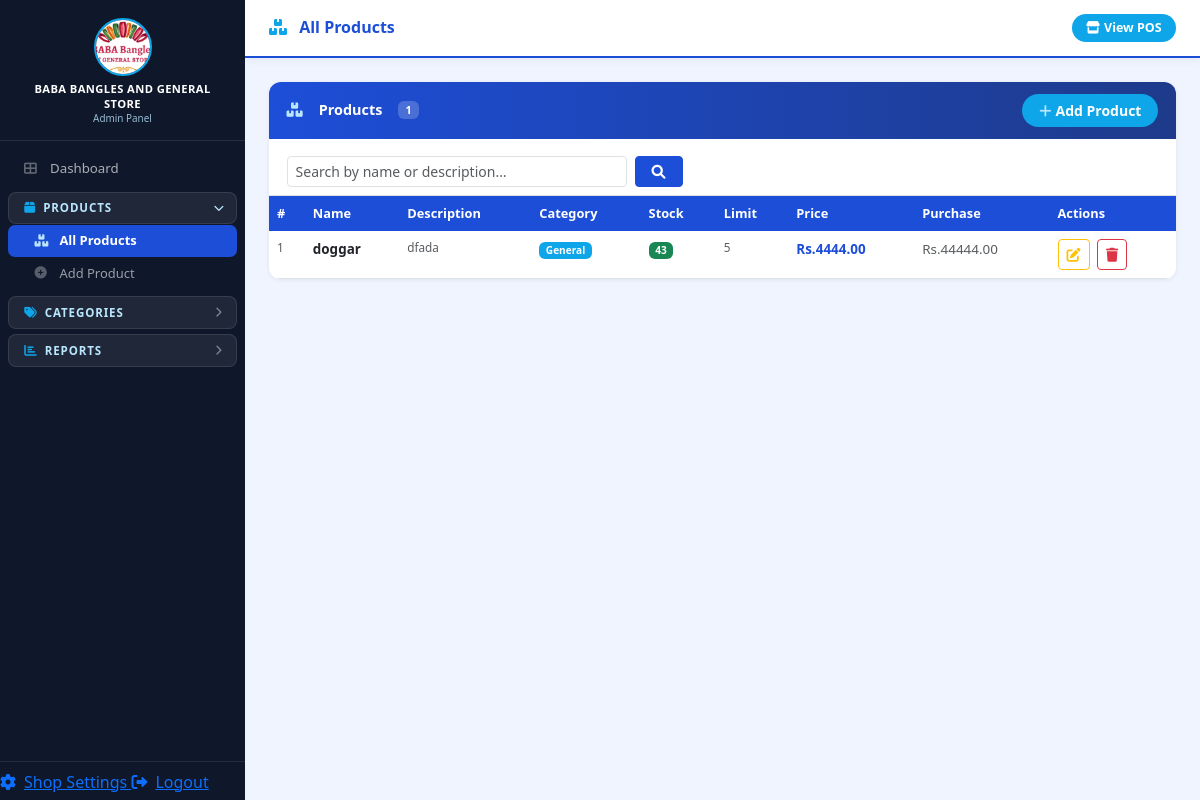
Screenshot of /admin/products (signed in) with the database file from the repository.
### exe.py (models this page shows)
class ShopSettings(db.Model):
    id             = db.Column(db.Integer, primary_key=True)
    shop_name      = db.Column(db.String(200), default='Bookshop')
    address        = db.Column(db.String(300), default='')
    contact1_name  = db.Column(db.String(100), default='')
    contact1_phone = db.Column(db.String(50),  default='')
    contact2_name  = db.Column(db.String(100), default='')
    contact2_phone = db.Column(db.String(50),  default='')
    bill_note      = db.Column(db.Text,         default='')
    color_scheme   = db.Column(db.String(20),   default='blue')

class Product(db.Model):
    id              = db.Column(db.Integer, primary_key=True)
    name            = db.Column(db.String(100), nullable=False, index=True)
    description     = db.Column(db.Text, default='')
    category_id     = db.Column(db.Integer, db.ForeignKey('category.id'),
                                nullable=False, index=True)
    quantity        = db.Column(db.Integer, default=0, index=True)
    price           = db.Column(db.Float, nullable=False)
    purchase_price  = db.Column(db.Float, nullable=True)
    discount        = db.Column(db.Float, default=0)
    low_stock_limit = db.Column(db.Integer, default=5)
    category        = db.relationship('Category', backref='products')
    __table_args__  = (
        db.UniqueConstraint('name', 'category_id', name='unique_name_category'),
    )

class Category(db.Model):
    id   = db.Column(db.Integer, primary_key=True)
    name = db.Column(db.String(50), unique=True, nullable=False, index=True)

### exe.py (the view)
@app.route('/admin/products')
def admin_products():
    guard = admin_required()
    if guard: return guard
    q    = request.args.get('q', '').strip()
    page = request.args.get('page', 1, type=int)
    base = Product.query.options(joinedload(Product.category)).join(Category)
    if q:
        base = base.filter(Product.name.contains(q) | Product.description.contains(q))
    base = base.order_by(Product.name)
    products, total_pages, total_count, page = _paginate(base, page)
    return render_template('admin/products.html',
        products=products, q=q, page=page,
        total_pages=total_pages, total_count=total_count)

### exe.py (called while the page is built)
@event.listens_for(Engine, "connect")
def _set_sqlite_pragmas(dbapi_conn, _rec):
    if not isinstance(dbapi_conn, sqlite3.Connection):
        return
    cur = dbapi_conn.cursor()
    cur.execute("PRAGMA journal_mode=WAL")       # concurrent reads during write
    cur.execute("PRAGMA synchronous=NORMAL")      # safe but faster than FULL
    cur.execute("PRAGMA cache_size=-65536")       # 64 MB page cache
    cur.execute("PRAGMA temp_store=MEMORY")       # temp tables in RAM
    cur.execute("PRAGMA mmap_size=268435456")     # 256 MB memory-mapped I/O
    cur.execute("PRAGMA foreign_keys=ON")
    cur.close()

@app.context_processor
def inject_globals():
    s = ShopSettings.query.first()
    return {'shop_settings': s, 'color_scheme': s.color_scheme if s else 'blue'}

def admin_required():
    if 'admin_logged_in' not in session:
        return redirect('/admin/login')

def _paginate(query, page):
    total = query.count()
    pages = max(1, (total + PER_PAGE - 1) // PER_PAGE)
    page  = max(1, min(page, pages))
    items = query.limit(PER_PAGE).offset((page - 1) * PER_PAGE).all()
    return items, pages, total, page

### templates/admin/products.html (shortened to what this page needs)
{% extends "admin/base.html" %}
{% block page_icon %}fas fa-boxes{% endblock %}
{% block page_title %}All Products{% endblock %}
{% block content %}
<div class="admin-card">
    <div class="card-head d-flex align-items-center">
        <i class="fas fa-boxes me-2"></i>Products
        <span class="ms-2 badge" style="background:rgba(255,255,255,.2);">{{ total_count }}</span>
        <a href="/admin/add" class="ms-auto btn btn-sm"
           style="background:var(--s);color:#fff;font-weight:700;border-radius:20px;padding:.3rem 1rem;">
            <i class="fas fa-plus me-1"></i>Add Product
        </a>
    </div>
    <div class="card-body pb-2 border-bottom">
        <form method="GET" class="d-flex gap-2">
            <input type="text" name="q" class="form-control form-control-sm"
                   placeholder="Search by name or description…" value="{{ q }}" style="max-width:340px;">
            <button class="btn btn-sm btn-primary px-3"><i class="fas fa-search"></i></button>
        </form>
    </div>
    <div class="card-body p-0">
        <div class="table-responsive">
            <table class="table table-hover mb-0" style="font-size:.84rem;">
                <thead>
                    <tr><th>#</th><th>Name</th><th>Description</th><th>Category</th>
                        <th>Stock</th><th>Limit</th><th>Price</th><th>Purchase</th><th>Actions</th></tr>
                </thead>
                <tbody>
                {% for p in products %}
                <tr >
                    <td class="text-muted small">{{ (page-1)*50 + loop.index }}</td>
                    <td class="fw-semibold">{{ p.name }}</td>
                    <td class="text-muted small" style="max-width:160px;overflow:hidden;text-overflow:ellipsis;white-space:nowrap;">
                        {{ p.description or '—' }}</td>
                    <td><span class="badge badge-cat">{{ p.category.name }}</span></td>
                    <td>
                        {% if p.quantity == 0 %}<span class="badge bg-danger">Out</span>
                        {% elif p.quantity < (p.low_stock_limit or 5) %}
                        <span class="badge bg-warning text-dark"><i class="fas fa-exclamation-triangle me-1"></i>{{ p.quantity }}</span>
                        {% else %}<span class="badge bg-success">{{ p.quantity }}</span>{% endif %}
                    </td>
                    <td class="text-muted small">{{ p.low_stock_limit or 5 }}</td>
                    <td style="color:var(--p);font-weight:700;">Rs.{{ "%.2f"|format(p.price) }}</td>
                    <td class="text-muted">{% if p.purchase_price %}Rs.{{ "%.2f"|format(p.purchase_price) }}{% else %}—{% endif %}</td>
                    <td>
                        <a href="/admin/update/{{ p.id }}" class="btn btn-sm btn-outline-warning me-1"><i class="fas fa-edit"></i></a>
                        <form method="POST" action="/admin/delete/{{ p.id }}" class="d-inline"
                              onsubmit="return confirm('Delete {{ p.name }}?')">
                            <button class="btn btn-sm btn-outline-danger"><i class="fas fa-trash"></i></button>
                        </form>
                    </td>
                </tr>
                {% else %}
                <tr><td colspan="9" class="text-center text-muted py-5">
                    No products{% if q %} matching "{{ q }}"{% endif %}.
                    <a href="/admin/add">Add one →</a></td></tr>
                {% endfor %}
                </tbody>
            </table>
        </div>
    </div>
</div>
{% endblock %}

### templates/admin/base.html (shortened to what this page needs)
<!DOCTYPE html>
<html lang="en">
<head>
    <link href="https://cdn.jsdelivr.net/npm/bootstrap@5.3.0/dist/css/bootstrap.min.css" rel="stylesheet">
    <link href="https://cdnjs.cloudflare.com/ajax/libs/font-awesome/6.0.0/css/all.min.css" rel="stylesheet">
</head>
<body>
{% set ap = request.path %}
{% set sec_products   = ap in ['/admin/products','/admin/add'] or ap.startswith('/admin/update') %}
{% set sec_categories = ap in ['/admin/categories','/admin/add_category'] or ap.startswith('/admin/update_category') %}
{% set sec_reports    = ap in ['/admin/sales','/admin/stock_in','/admin/stock_out','/admin/stock_report','/admin/lowstock'] %}
{% set sec_settings   = ap == '/admin/settings' %}
<aside class="sidebar">
    <div class="sidebar-brand">
        <img src="{{ url_for('static', filename='images/logo.jpeg') }}" alt="Logo">
        <div class="brand-name">{{ shop_settings.shop_name if shop_settings else 'POS' }}</div>
        <div class="brand-sub">Admin Panel</div>
    </div>
    <nav class="sidebar-nav">
        <a href="/admin/" class="solo-link {{ 'active' if ap in ['/admin/','/admin'] else '' }}">
            <i class="fas fa-th-large me-2"></i>Dashboard
        </a>
        <div class="nav-group">
            <div class="nav-group-btn {{ 'open' if sec_products else '' }}" data-target="nav-products">
                <span><i class="fas fa-box grp-icon"></i>Products</span>
                <i class="fas fa-chevron-right chevron"></i>
            </div>
            <div class="nav-group-items {{ 'open' if sec_products else '' }}" id="nav-products">
                <a href="/admin/products" class="{{ 'active' if ap == '/admin/products' else '' }}">
                    <i class="fas fa-boxes me-2"></i>All Products
                </a>
                <a href="/admin/add" class="{{ 'active' if ap == '/admin/add' else '' }}">
                    <i class="fas fa-plus-circle me-2"></i>Add Product
                </a>
            </div>
        </div>
        <div class="nav-group">
            <div class="nav-group-btn {{ 'open' if sec_categories else '' }}" data-target="nav-categories">
                <span><i class="fas fa-tags grp-icon"></i>Categories</span>
                <i class="fas fa-chevron-right chevron"></i>
            </div>
        </div>
        <div class="nav-group">
            <div class="nav-group-btn {{ 'open' if sec_reports else '' }}" data-target="nav-reports">
                <span><i class="fas fa-chart-bar grp-icon"></i>Reports</span>
                <i class="fas fa-chevron-right chevron"></i>
            </div>
        </div>
    </nav>
    <div class="sidebar-footer">
        <a href="/admin/settings" class="solo-link {{ 'active' if sec_settings else '' }}">
            <i class="fas fa-cog me-2"></i>Shop Settings
        </a>
        <a href="/admin/logout" class="solo-link">
            <i class="fas fa-sign-out-alt me-2"></i>Logout
        </a>
    </div>
</aside>
<div class="main-wrap">
    <div class="topbar">
        <h1 class="topbar-title">
            <i class="{% block page_icon %}fas fa-th-large{% endblock %} me-2"></i>
            {% block page_title %}Dashboard{% endblock %}
        </h1>
        <a href="/" target="_blank" class="btn btn-pos">
            <i class="fas fa-store me-1"></i>View POS
        </a>
    </div>
    <div class="content-area">
        {% block content %}{% endblock %}
    </div>
</div>
</body>
</html>

### templates/admin/base.html (style rules this page uses)
:root { --p:#1D4ED8;--pd:#1E3A8A;--s:#0EA5E9;--sl:#BAE6FD;--sb:#0F172A;--bg:#F0F4FF; }
* { box-sizing:border-box; }
body { background:var(--bg);margin:0;font-family:'Segoe UI',sans-serif; }
.sidebar { position:fixed;top:0;left:0;width:245px;height:100vh; background:var(--sb);display:flex;flex-direction:column;z-index:200;overflow-y:auto; }
.sidebar-brand { padding:1.1rem 1rem .9rem;border-bottom:1px solid rgba(255,255,255,.1);text-align:center; }
.sidebar-brand img { height:58px;width:58px;border-radius:50%;object-fit:cover;border:2px solid var(--s); }
.brand-name { color:#fff;font-size:.7rem;font-weight:700;margin-top:.4rem; text-transform:uppercase;letter-spacing:.4px;line-height:1.3; }
.brand-sub { color:var(--sl);font-size:.62rem;opacity:.8; }
.sidebar-nav { padding:.6rem 0 .5rem;flex:1; }
.sidebar-nav .solo-link { display:flex;align-items:center;color:rgba(255,255,255,.65); padding:.44rem .9rem .44rem 1rem;margin:1px 8px;border-radius:8px; font-size:.83rem;text-decoration:none;transition:all .15s; }
.sidebar-nav .solo-link i { width:18px;font-size:.8rem;color:rgba(255,255,255,.35);transition:color .15s; }
.nav-group { margin:.35rem 8px 2px; }
.nav-group-btn { display:flex;align-items:center;justify-content:space-between; padding:.42rem .85rem .42rem .95rem;border-radius:8px;cursor:pointer; background:rgba(255,255,255,.07);border:1px solid rgba(255,255,255,.1); color:var(--sl);font-size:.72rem;font-weight:800;text-transform:uppercase; letter-spacing:.9px;user-select:none;transition:background .15s; }
.nav-group-btn .grp-icon { font-size:.78rem;margin-right:.45rem;color:var(--s); }
.nav-group-btn .chevron { font-size:.65rem;color:rgba(255,255,255,.45); transition:transform .22s;flex-shrink:0; }
.nav-group-btn.open .chevron { transform:rotate(90deg);color:var(--sl); }
.nav-group-items { max-height:0;overflow:hidden; transition:max-height .28s cubic-bezier(.4,0,.2,1); }
.nav-group-items.open { max-height:400px; }
.nav-group-items a { display:flex;align-items:center;color:rgba(255,255,255,.58); padding:.38rem .9rem .38rem 1.65rem;margin:1px 0;border-radius:6px; font-size:.81rem;text-decoration:none;transition:all .13s; }
.nav-group-items a i { width:17px;font-size:.77rem;color:rgba(255,255,255,.3);transition:color .13s; }
.nav-group-items a:hover i,.nav-group-items a.active i { color:var(--sl); }
.nav-group-items a.active { background:var(--p);color:#fff;font-weight:600;border-radius:7px; }
.sidebar-footer { border-top:1px solid rgba(255,255,255,.09);padding:.5rem 0 .4rem; }
.main-wrap { margin-left:245px;min-height:100vh;display:flex;flex-direction:column; }
.topbar { position:sticky;top:0;z-index:100;height:58px;background:#fff; border-bottom:2px solid var(--p);display:flex;align-items:center; justify-content:space-between;padding:0 1.5rem; box-shadow:0 2px 8px rgba(0,0,0,0.06); }
.topbar-title { font-size:1rem;font-weight:700;color:var(--p);margin:0; }
.topbar-title i { color:var(--s); }
.btn-pos { background:var(--s);color:#fff;border:none;font-weight:700; font-size:.78rem;padding:.3rem .9rem;border-radius:20px; }
.content-area { padding:1.5rem;flex:1; }
.admin-card { background:#fff;border-radius:12px; box-shadow:0 1px 5px rgba(0,0,0,0.07);overflow:hidden;margin-bottom:1.25rem; }
.admin-card .card-head { background:linear-gradient(90deg,var(--p),var(--pd)); color:#fff;padding:.75rem 1.1rem;display:flex;align-items:center; gap:.5rem;font-weight:700;font-size:.9rem; }
.admin-card .card-head i { color:var(--sl); }
.admin-card .card-body { padding:1.1rem; }
.table thead th { background:var(--p);color:#fff;border:none;font-size:.8rem;font-weight:600; }
.badge-cat { background:var(--s)!important;color:#fff!important; }
.btn-primary { background:var(--p);border-color:var(--p); }

### rows the page displays
ShopSettings: shop_name "BABA BANGLES AND GENERAL STORE"
Product: index "1", name "doggar", description "dfada", category.name "General", quantity "43", low_stock_limit "5", price "4444.00", purchase_price "44444.00"

### other values shown
{{ total_count }} "1"
